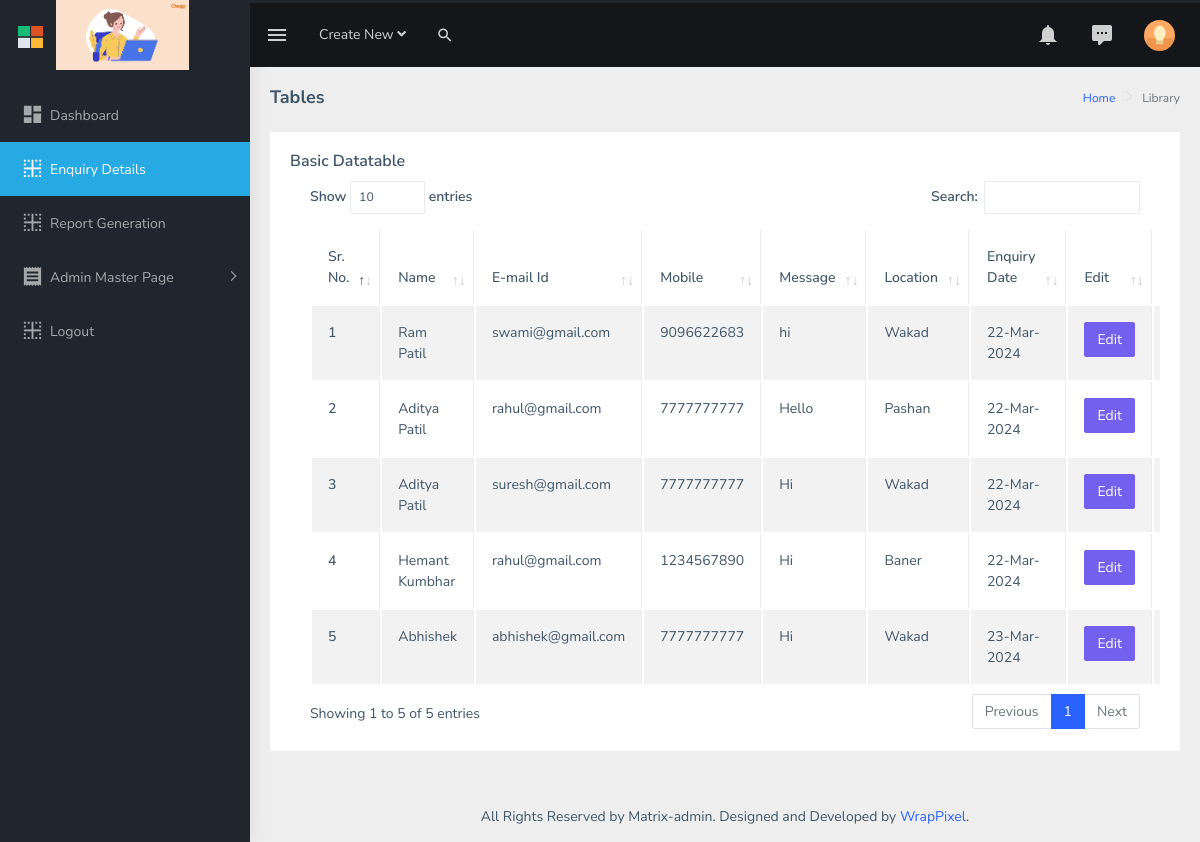
The app's page /enquiry-details/ (signed in) with its own data.
### application/models.py (models this page shows, shortened)
class enquiry_table(models.Model):
    name = models.CharField(max_length=255)
    email = models.EmailField(max_length=255)
    phone = models.CharField(max_length=10)
    message = models.TextField()
    dropdown = models.CharField(max_length=100)
    date_field = models.DateField(default=date.today)

### application/views.py (the view)
# urls.py: path('enquiry-details/', views.enquiry_details, name='enquiry_details'),
@login_required(login_url='login')
def enquiry_details(request):
    data = enquiry_table.objects.all()
    records = { 'abc':data }
    return render(request, 'dashboard/tables.html', records)

### templates/dashboard/tables.html (shortened to what this page needs)
{% load static %}
<!DOCTYPE html>
<html dir="ltr" lang="en">
  <head>
    <link
      rel="stylesheet"
      type="text/css"
      href="{% static 'dashboard/assets/extra-libs/multicheck/multicheck.css' %}"
    />
    <link
      href="{% static 'dashboard/assets/libs/datatables.net-bs4/css/dataTables.bootstrap4.css' %}"
      rel="stylesheet"
    />
    <link href="{% static 'dashboard/dist/css/style.min.css' %}" rel="stylesheet" />
  </head>
  <body>
    <div
      id="main-wrapper"
      data-layout="vertical"
      data-navbarbg="skin5"
      data-sidebartype="full"
      data-sidebar-position="absolute"
      data-header-position="absolute"
      data-boxed-layout="full"
    >
      <header class="topbar" data-navbarbg="skin5">
        <nav class="navbar top-navbar navbar-expand-md navbar-dark">
          <div class="navbar-header" data-logobg="skin5">
            <a class="navbar-brand" href="index.html">
              <b class="logo-icon ps-2">
                <img
                  src="{% static 'dashboard/assets/images/logo-icon.png' %}"
                  alt="homepage"
                  class="light-logo"
                  width="25"
                />
              </b>
              <span class="logo-text ms-2">
                <img
                  src="{% static 'dashboard/assets/images/house-wife-logo.png' %}"
                  style="height:70px;width:100%;"
                  alt="homepage"
                  class="light-logo"
                />
              </span>
            </a>
          </div>
          <div
            class="navbar-collapse collapse"
            id="navbarSupportedContent"
            data-navbarbg="skin5"
          >
            <ul class="navbar-nav float-start me-auto">
              <li class="nav-item d-none d-lg-block">
                <a
                  class="nav-link sidebartoggler waves-effect waves-light"
                  href="javascript:void(0)"
                  data-sidebartype="mini-sidebar"
                  ><i class="mdi mdi-menu font-24"></i
                ></a>
              </li>
              <li class="nav-item dropdown">
                <a
                  class="nav-link dropdown-toggle"
                  href="#"
                  id="navbarDropdown"
                  role="button"
                  data-bs-toggle="dropdown"
                  aria-expanded="false"
                >
                  <span class="d-none d-md-block"
                    >Create New <i class="fa fa-angle-down"></i
                  ></span>
                </a>
              </li>
              <li class="nav-item search-box">
                <a
                  class="nav-link waves-effect waves-dark"
                  href="javascript:void(0)"
                  ><i class="mdi mdi-magnify fs-4"></i
                ></a>
              </li>
            </ul>
            <ul class="navbar-nav float-end">
              <li class="nav-item dropdown">
                <a
                  class="nav-link dropdown-toggle"
                  href="#"
                  id="navbarDropdown"
                  role="button"
                  data-bs-toggle="dropdown"
                  aria-expanded="false"
                >
                  <i class="mdi mdi-bell font-24"></i>
                </a>
              </li>
              <li class="nav-item dropdown">
                <a
                  class="nav-link dropdown-toggle waves-effect waves-dark"
                  href="#"
                  id="2"
                  role="button"
                  data-bs-toggle="dropdown"
                  aria-expanded="false"
                >
                  <i class="font-24 mdi mdi-comment-processing"></i>
                </a>
              </li>
              <li class="nav-item dropdown">
                <a
                  class="
                    nav-link
                    dropdown-toggle
                    text-muted
                    waves-effect waves-dark
                    pro-pic
                  "
                  href="#"
                  id="navbarDropdown"
                  role="button"
                  data-bs-toggle="dropdown"
                  aria-expanded="false"
                >
                  <img
                    src="{% static 'dashboard/assets/images/users/1.jpg' %}"
                    alt="user"
                    class="rounded-circle"
                    width="31"
                  />
                </a>
              </li>
            </ul>
          </div>
        </nav>
      </header>
      <aside class="left-sidebar" data-sidebarbg="skin5">
        <div class="scroll-sidebar">
          <nav class="sidebar-nav">
            <ul id="sidebarnav" class="pt-4">
              <li class="sidebar-item">
                <a
                  class="sidebar-link waves-effect waves-dark sidebar-link"
                  href="{% url 'dashboarddemo' %}"
                  aria-expanded="false"
                  ><i class="mdi mdi-view-dashboard"></i
                  ><span class="hide-menu">Dashboard</span></a
                >
              </li>
              <li class="sidebar-item">
                <a
                  class="sidebar-link waves-effect waves-dark sidebar-link"
                  href="{% url 'enquiry_details' %}"
                  aria-expanded="false"
                  ><i class="mdi mdi-border-inside"></i
                  ><span class="hide-menu">Enquiry Details</span></a
                >
              </li>
              <li class="sidebar-item">
                <a
                  class="sidebar-link waves-effect waves-dark sidebar-link"
                  href="{% url 'reports' %}"
                  aria-expanded="false"
                  ><i class="mdi mdi-border-inside"></i
                  ><span class="hide-menu">Report Generation</span></a
                >
              </li>
              <li class="sidebar-item">
                <a
                  class="sidebar-link has-arrow waves-effect waves-dark"
                  href="javascript:void(0)"
                  aria-expanded="false"
                  ><i class="mdi mdi-receipt"></i
                  ><span class="hide-menu">Admin Master Page </span></a
                >
              </li>
              <li class="sidebar-item">
                <a
                  class="sidebar-link waves-effect waves-dark sidebar-link"
                  href="{% url 'logout' %}"
                  aria-expanded="false"
                  ><i class="mdi mdi-border-inside"></i
                  ><span class="hide-menu">Logout</span></a
                >
              </li>
            </ul>
          </nav>
        </div>
      </aside>
      <div class="page-wrapper">
        <div class="page-breadcrumb">
          <div class="row">
            <div class="col-12 d-flex no-block align-items-center">
              <h4 class="page-title">Tables</h4>
              <div class="ms-auto text-end">
                <nav aria-label="breadcrumb">
                  <ol class="breadcrumb">
                    <li class="breadcrumb-item"><a href="#">Home</a></li>
                    <li class="breadcrumb-item active" aria-current="page">
                      Library
                    </li>
                  </ol>
                </nav>
              </div>
            </div>
          </div>
        </div>
        <div class="container-fluid">
          <div class="row">
            <div class="col-12">
              <div class="card">
                <div class="card-body">
                  <h5 class="card-title">Basic Datatable</h5>
                  <div class="table-responsive">
                    <table
                      id="zero_config"
                      class="table table-striped table-bordered"
                    >
                      <thead>
                        <tr>
                          <th>Sr. No.</th>
                          <th>Name</th>
                          <th>E-mail Id</th>
                          <th>Mobile</th>
                          <th>Message</th>
                          <th>Location</th>
                          <th>Enquiry Date</th>
                          <th>Edit</th>
                          <th>Delete</th>
                        </tr>
                      </thead>
                      <tbody>
                        {% for x in abc %}
                        <tr>
                        <th scope="row">{{ forloop.counter }}</th>
                        <td>{{ x.name }} </td>
                        <td>{{ x.email }}</td>
                        <td>{{ x.phone }}</td>
                        <td>{{ x.message }}</td>
                        <td>{{ x.dropdown }}</td>
                        <td>{{ x.date_field|date:"d-M-Y" }}</td>
                        <td> <a href="{% url 'edit_record' x.id %}"> <button type="button" class="btn btn-primary">Edit</button> </a>
                        </td>
                        <td>
                        </td>
                        </tr>
                      {% endfor %}
                      </tbody>
                    </table>
                  </div>
                </div>
              </div>
            </div>
          </div>
        </div>
        <footer class="footer text-center">
          All Rights Reserved by Matrix-admin. Designed and Developed by
          <a href="https://www.wrappixel.com">WrapPixel</a>.
        </footer>
      </div>
    </div>
  </body>
</html>

### records on screen
enquiry_table: name "Ram Patil", email "swami@gmail.com", phone "9096622683", message "hi", dropdown "Wakad", date_field "22-Mar-2024"
enquiry_table: name "Aditya Patil", email "rahul@gmail.com", phone "7777777777", message "Hello", dropdown "Pashan", date_field "22-Mar-2024"
enquiry_table: name "Aditya Patil", email "suresh@gmail.com", phone "7777777777", message "Hi", dropdown "Wakad", date_field "22-Mar-2024"
enquiry_table: name "Hemant Kumbhar", email "rahul@gmail.com", phone "1234567890", message "Hi", dropdown "Baner", date_field "22-Mar-2024"
enquiry_table: name "Abhishek", email "abhishek@gmail.com", phone "7777777777", message "Hi", dropdown "Wakad", date_field "23-Mar-2024"
